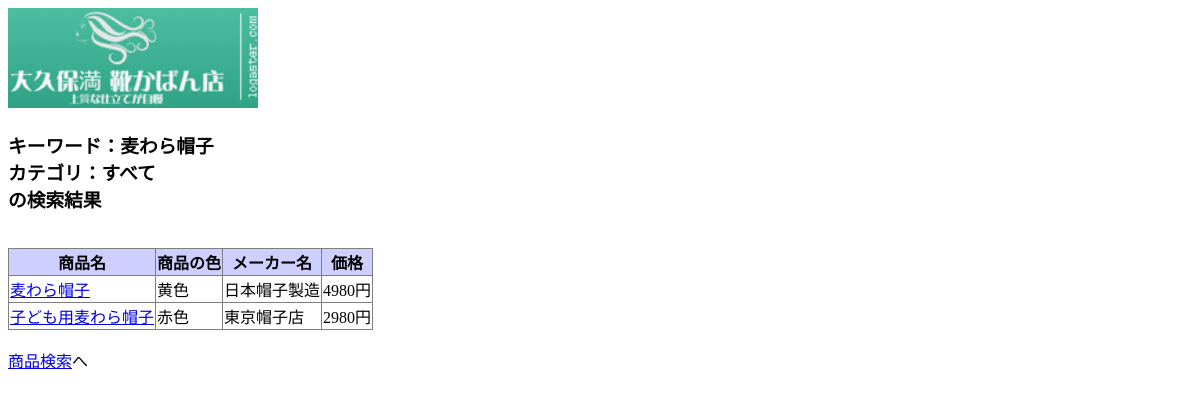
Page /searchResult.php?keyword=麦わら帽子 on the committed database.
### tables this page shows
CREATE TABLE items (
    item_id     INTEGER         AUTO_INCREMENT PRIMARY KEY,
    name        VARCHAR(128)    NOT NULL,
    manufacturer VARCHAR(32),
    category_id INTEGER         NOT NULL,
    color       VARCHAR(16),
    price       INTEGER         NOT NULL DEFAULT 0,
    stock       INTEGER         NOT NULL DEFAULT 0,
    recommended BOOLEAN         NOT NULL DEFAULT FALSE,
    FOREIGN KEY (category_id) REFERENCES categories (category_id)
);

### searchResult.php (the view, shortened to what this page needs)
<?php
function h($str)
{
    return htmlspecialchars($str, ENT_QUOTES, 'UTF-8');
}
$req_keyword = $_GET['keyword'];
$req_category = $_GET['category'];
switch ($req_category) {
    default:
        $category[$req_category] = 'すべて';
        break;
}
$conn = mysqli_connect('localhost', 'root', 'P@ssw0rd', 'ecsite');
mysqli_set_charset($conn, 'utf8');
$sql = 'SELECT item_id, name, manufacturer, color, price FROM items WHERE 1 = 1';
if (isset($req_keyword) && $req_keyword !== "") {
    $sql .= ' AND name LIKE \'%' . addcslashes($req_keyword, '\_%') . '%\'';
}
$query_result = mysqli_query($conn, $sql);
$result = array();
while ($row = mysqli_fetch_assoc($query_result)) {
    array_push($result, $row);
}
?>
<!DOCTYPE html>
<html lang="ja">
<head>
<link rel="stylesheet" type="text/css" href="style.css" />
</head>
<body>
	<img border="0" src="3_White_logo_on_color1_181x73.png" width="250"
		height="100" alt="大久保満 靴かばん店">
	<h3>
        キーワード：<?php echo h(($req_keyword!=='')?$req_keyword:'なし')?><br />
        カテゴリ：<?php echo h($category[$req_category])?><br /> の検索結果
	</h3>
	<br />
    <?php
if (! empty($result)) {
        echo "<table>\n";
        echo "    <tr>\n";
        echo "        <th>商品名</th>\n";
        echo "        <th>商品の色</th>\n";
        echo "        <th>メーカー名</th>\n";
        echo "        <th>価格</th>\n";
        echo "    </tr>\n";
        foreach ($result as $row) {
            echo "    <tr>\n";
            echo "        <td><a href=\"itemDetail.php?item_id=" . h($row['item_id']) . "\">" . h($row['name']) . "</a></td>\n";
            echo "        <td>" . h($row['color']) . "</td>\n";
            echo "        <td>" . h($row['manufacturer']) . "</td>\n";
            echo "        <td>" . h($row['price']) . "円</td>\n";
            echo "    </tr>\n";
        }
        echo "</table>\n";
    } else {
        echo "<p>検索条件に合う商品はありません。</p>\n";
    }
    ?>
    <br />
	<a href="index.php">商品検索</a>へ
	<br />
</body>
</html>

### style.css (style rules this page uses)
table { border: 1px #7f7f7f solid; border-collapse: collapse; }
th { background-color: #cfcfff; text-align: center; border: 1px #7f7f7f solid; }
td { background-color: #ffffff; text-align: left; border: 1px #7f7f7f solid; }

### rows in the picture
items: name "麦わら帽子", color "黄色", manufacturer "日本帽子製造", price "4980"
items: name "子ども用麦わら帽子", color "赤色", manufacturer "東京帽子店", price "2980"

### other values in the picture
$category[$req_category] "すべて"
